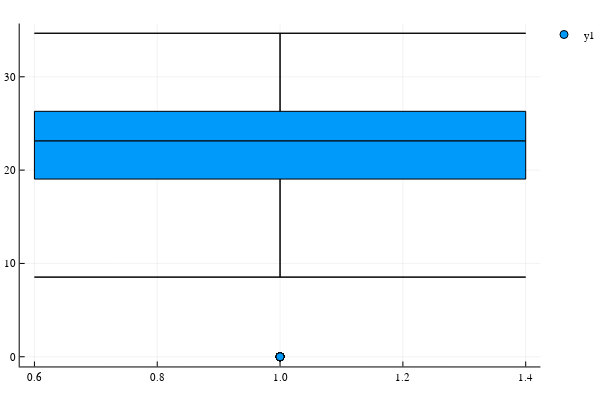

Notebook code cell kept with this figure:
### Code cell
boxplot(new_train.Mileage)

### Figure 1 — Plotly figure (JSON) as saved in the notebook; plotly's stock layout.template omitted (floating-point values rounded to 4 significant figures)
{"data": [{"colorbar": {"title": ""}, "hoverinfo": "text", "legendgroup": "y1", "marker": {"color": "rgba(0, 154, 250, 1.000)", "line": {"color": "rgba(0, 0, 0, 1.000)", "width": 1}, "size": 8, "symbol": "circle"}, "mode": "markers", "name": "y1", "showlegend": true, "text": [null, null, null, null, null, null, null, null, null, null, null, null, null, null, null, null, null, null, null, null, null, null, null, null, null, null, null, null], "type": "scatter", "x": [1, 1, 1, 1, 1, 1, 1, 1, 1, 1, 1, 1, 1, 1, 1, 1, 1, 1, 1, 1, 1, 1, 1, 1, 1, 1, 1, 1], "xaxis": "x1", "y": [0, 0, 0, 0, 0, 0, 0, 0, 0, 0, 0, 0, 0, 0, 0, 0, 0, 0, 0, 0, 0, 0, 0, 0, 0, 0, 0, 0], "yaxis": "y1", "zmax": null, "zmin": null}, {"fill": "tozeroy", "fillcolor": "rgba(0, 154, 250, 1.000)", "legendgroup": "y1", "line": {"color": "rgba(0, 0, 0, 1.000)", "dash": "solid", "width": 1}, "mode": "lines", "name": "y1", "showlegend": false, "type": "scatter", "x": [1, 0.6, 1.4, 1, 1, 1], "xaxis": "x1", "y": [8.533, 8.533, 8.533, 8.533, 19.04, 8.533], "yaxis": "y1"}, {"fill": "tozeroy", "fillcolor": "rgba(0, 154, 250, 1.000)", "legendgroup": "y1", "line": {"color": "rgba(0, 0, 0, 1.000)", "dash": "solid", "width": 1}, "mode": "lines", "name": "y1", "showlegend": false, "type": "scatter", "x": [0.6, 0.6, 1.4, 1.4, 0.6, 0.6], "xaxis": "x1", "y": [19.04, 23.14, 23.14, 19.04, 19.04, 19.04], "yaxis": "y1"}, {"fill": "tozeroy", "fillcolor": "rgba(0, 154, 250, 1.000)", "legendgroup": "y1", "line": {"color": "rgba(0, 0, 0, 1.000)", "dash": "solid", "width": 1}, "mode": "lines", "name": "y1", "showlegend": false, "type": "scatter", "x": [0.6, 0.6, 1.4, 1.4, 0.6, 0.6], "xaxis": "x1", "y": [26.3, 23.14, 23.14, 26.3, 26.3, 26.3], "yaxis": "y1"}, {"fill": "tozeroy", "fillcolor": "rgba(0, 154, 250, 1.000)", "legendgroup": "y1", "line": {"color": "rgba(0, 0, 0, 1.000)", "dash": "solid", "width": 1}, "mode": "lines", "name": "y1", "showlegend": false, "type": "scatter", "x": [1, 0.6, 1.4, 1, 1, 1], "xaxis": "x1", "y": [34.67, 34.67, 34.67, 34.67, 26.3, 34.67], "yaxis": "y1"}], "layout": {"annotations": [], "height": 400, "legend": {"bgcolor": "rgba(255, 255, 255, 1.000)", "bordercolor": "rgba(0, 0, 0, 1.000)", "font": {"color": "rgba(0, 0, 0, 1.000)", "family": "sans-serif", "size": 11}, "tracegroupgap": 0, "x": 1, "y": 1}, "margin": {"b": 20, "l": 0, "r": 0, "t": 20}, "paper_bgcolor": "rgba(255, 255, 255, 1.000)", "plot_bgcolor": "rgba(255, 255, 255, 1.000)", "showlegend": true, "width": 600, "xaxis": {"anchor": "y1", "domain": [0.03619, 0.9934], "gridcolor": "rgba(0, 0, 0, 0.100)", "gridwidth": 0.5, "linecolor": "rgba(0, 0, 0, 1.000)", "mirror": false, "range": [0.576, 1.424], "showgrid": true, "showline": true, "showticklabels": true, "tickangle": 0, "tickcolor": "rgb(0, 0, 0)", "tickfont": {"color": "rgba(0, 0, 0, 1.000)", "family": "sans-serif", "size": 11}, "tickmode": "array", "ticks": "inside", "ticktext": ["0.6", "0.8", "1.0", "1.2", "1.4"], "tickvals": [0.6, 0.8, 1, 1.2, 1.4], "title": "", "titlefont": {"color": "rgba(0, 0, 0, 1.000)", "family": "sans-serif", "size": 15}, "type": "-", "visible": true, "zeroline": false, "zerolinecolor": "rgba(0, 0, 0, 1.000)"}, "yaxis": {"anchor": "x1", "domain": [0.03762, 0.9902], "gridcolor": "rgba(0, 0, 0, 0.100)", "gridwidth": 0.5, "linecolor": "rgba(0, 0, 0, 1.000)", "mirror": false, "range": [-1.04, 35.71], "showgrid": true, "showline": true, "showticklabels": true, "tickangle": 0, "tickcolor": "rgb(0, 0, 0)", "tickfont": {"color": "rgba(0, 0, 0, 1.000)", "family": "sans-serif", "size": 11}, "tickmode": "array", "ticks": "inside", "ticktext": ["0", "10", "20", "30"], "tickvals": [0, 10, 20, 30], "title": "", "titlefont": {"color": "rgba(0, 0, 0, 1.000)", "family": "sans-serif", "size": 15}, "type": "-", "visible": true, "zeroline": false, "zerolinecolor": "rgba(0, 0, 0, 1.000)"}}}
